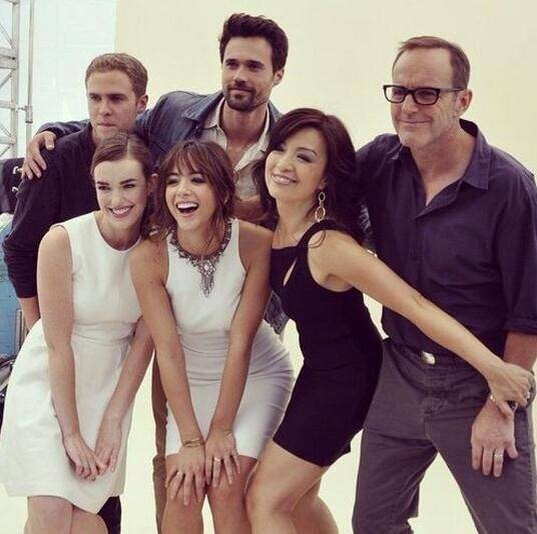
//> input picture faceDectect/1.jpeg, 537 x 534 px, given in place of the camera
$ ./main   (built with g++ and OpenCV 4)
//> lines starting //> are read from the running program, lines starting //| are printed output that depends on the picture; after the words box and inside, x2 and y2 are one past the last pixel; in counts of white or black regions, pixels touching at a corner belong together
//> further down, videoFrame is the input picture: 534 rows x 537 cols, CV_8UC3; mean B, G, R 119.9, 122, 144.1
#include<opencv2\highgui\highgui.hpp>
#include<opencv2\imgproc\imgproc.hpp>
#include<opencv2\objdetect\objdetect.hpp>
#include<stdio.h>
#include<vector>

using namespace std;
using namespace cv;

CascadeClassifier faceCascade ;//创建一个关于人脸的级联分类器
CascadeClassifier eyeCascade;//创建一个关于眼睛的级联分类器
CascadeClassifier mouthCascade;//创建一个关于嘴巴的级联分类器
CascadeClassifier noseCascade;//创建一个关于鼻子的级联分类器

String faceCascadeName = "haarcascade_frontalface_alt.xml";//人脸的训练数据
String eyeCascadeName = "haarcascade_eye_tree_eyeglasses.xml";//眼睛的训练数据
String mouthCascadeName = "haarcascade_mcs_mouth.xml";//嘴巴的训练数据
String noseCascadeName = "haarcascade_mcs_nose.xml";//鼻子的训练数据
String windowName = "Face Dectect by chanweiwei";//窗口名称

void detectAndShow(Mat pic)
{
	vector<Rect> faces;
	Mat pic_gray;
	double timeCount;

	//RGB->灰度图
	cvtColor(pic, pic_gray, CV_RGB2GRAY);
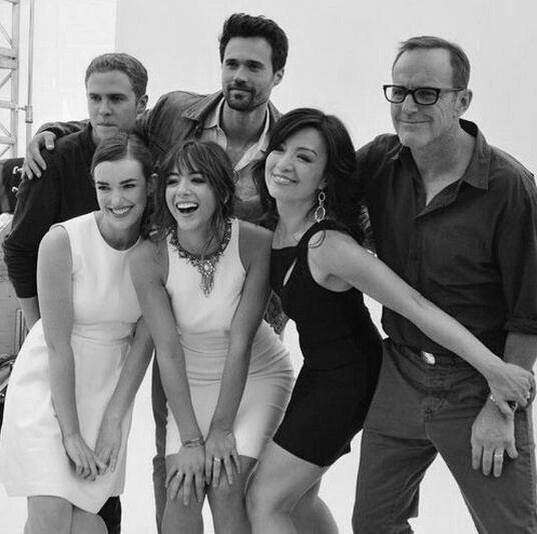
//> pic_gray: 534 rows x 537 cols, CV_8UC1; min 1, max 255, mean 123.9
	//直方图均衡化，可以将比较淡的图像变换为比较深的图像（即增强图像的亮度及对比度）。
	//数学原理:一个分布（输入的亮度直方图）被映射到另一个分布（一个更宽，理想统一的亮度值分布）
	//映射函数是一个累积分布函数
	equalizeHist(pic_gray, pic_gray);

	timeCount = (double)cvGetTickCount();//用来计算检测人脸算法执行的时间

	//多尺寸检测人脸
	faceCascade.detectMultiScale(
		pic_gray, //Matrix of the type CV_8U containing an image where objects are detected
		faces,//Vector of rectangles where each rectangle contains the detected object（检测到的人脸目标序列）
		1.1,//Parameter specifying how much the image size is reduced at each image scale.
		3,//Parameter specifying how many neighbors each candiate rectangle should have to retain it.
		0
		|CV_HAAR_SCALE_IMAGE,
		// |CV_HAAR_FIND_BIGGEST_OBJECT,
		// |CV_HAAR_DO_ROUGH_SEARCH,
		// | CV_HAAR_DO_CANNY_PRUNING,
		Size(70, 70)//Minimum possible object size. Objects smaller than that are ignored.
		//Size(300, 300)
		);
//> faces = 3 Rects (x, y, width, height): [202, 32, 82, 82], [146, 149, 81, 81], [79, 156, 76, 76]

	timeCount = (double)cvGetTickCount() - timeCount;
	printf("\n detection time = %g ms\n", timeCount / ((double)cvGetTickFrequency()*1000));//打印时间

	for (int i = 0; i < faces.size(); i++)
	{
		Point center(faces[i].x + faces[i].width*0.5, faces[i].y + faces[i].height*0.5);
		ellipse(
			pic,
			center,//Center of the ellipse
			Size(faces[i].width*0.4, faces[i].height*0.6),//Length of the ellipse axes.
			0, //Ellipse rotation angle in degrees
			0, // Starting angle of the elliptic arc in degrees
			360, //Ending angle of the elliptic arc in degrees
			Scalar(rand() & 255, rand() & 255, rand() & 255), //Ellipse color
			4, //Thickness of the ellipse arc outline, if positive. Otherwise, this indicates that a filled ellipse sector is to be drawn.
			4, //Type of the ellipse boundary.See the line() description.
			0);

		//检测到的人脸是我们的感兴趣(ROI)区域
		//builds matrix from std::vector with or without copying the data
		//template<typename _Tp> explicit Mat(const vector<_Tp>& vec, bool copyData = false);
		Mat faceROI = pic_gray(faces[i]);
		vector<Rect> eyes;//对象eyes中的Rect::x,Rect::y是相对faceROI的位置
		vector<Rect> mouth;
		vector<Rect> nose;

		//在每张检测到的人脸上检测双眼
		eyeCascade.detectMultiScale(faceROI, eyes, 1.1, 2, 0 | CV_HAAR_SCALE_IMAGE, Size(2, 2));
		//mouthCascade.detectMultiScale(faceROI, mouth, 1.1, 3, 0 | CV_HAAR_SCALE_IMAGE, Size(3, 3));
		noseCascade.detectMultiScale(faceROI, nose, 1.1, 3, 0 | CV_HAAR_SCALE_IMAGE, Size(2, 2));
		//对眼睛标记
		for (int j = 0; j < eyes.size(); j++)
		{
			Point center(faces[i].x + eyes[j].x + eyes[j].width*0.5, faces[i].y + eyes[j].y + eyes[j].height*0.5);
			//ellipse(pic, center, Size(eyes[j].width*0.5, eyes[j].height*0.5), 0, 0, 360, Scalar(rand() & 255, rand() & 255, rand() & 255), 2, 4, 0);
			int radius = cvRound((eyes[j].width + eyes[j].height)*0.2);//function:Rounds floating-point number to the nearest integer
			circle(pic,center, radius, Scalar(255, 255, 0), 1, 8, 0);
		}
		// [7 lines of commented-out code are left out]
		for (int z = 0; z < nose.size(); z++)
		{
			Point center(faces[i].x + nose[z].x + nose[z].width*0.5, faces[i].y + nose[z].y + nose[z].height*0.3);
			ellipse(pic, center, Size(nose[z].height*0.3, nose[z].width*0.5), 0, 0, 360, Scalar(0, 255, 0), 1, 8, 0);
		}
	}
//> this loop made 3 passes
//> (center, nose) on passes 1, 3: (Point(243, 73), 1 Rect (x, y, width, height): [18, 9, 42, 34]), (Point(117, 194), 1 Rect (x, y, width, height): [24, 38, 26, 21])
//> center on pass 2: Point(186, 189)
//> pass 1, in detectAndShow, `Mat faceROI = pic_gray(faces[i]);`:
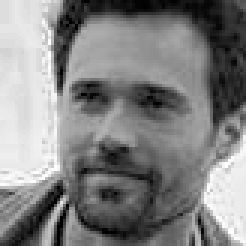
//> faceROI: 82 rows x 82 cols, CV_8UC1 (shown 3 times larger); min 0, max 255, mean 129.6
//> pass 2, in detectAndShow, `Mat faceROI = pic_gray(faces[i]);`:
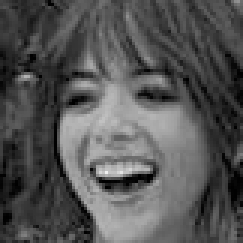
//> faceROI: 81 rows x 81 cols, CV_8UC1 (shown 3 times larger); min 0, max 240, mean 84
//> pass 3, in detectAndShow, `Mat faceROI = pic_gray(faces[i]);`:
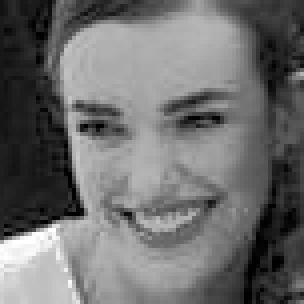
//> faceROI: 76 rows x 76 cols, CV_8UC1 (shown 4 times larger); min 0, max 255, mean 109.4
//> after the loop:
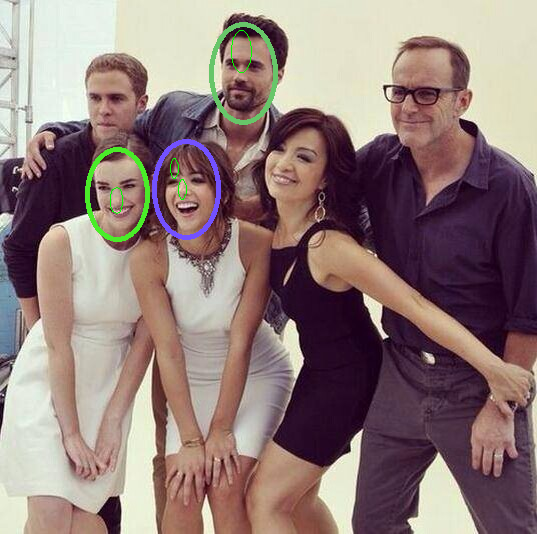
//> pic: 534 rows x 537 cols, CV_8UC3; 1.39% of pixels changed, all inside (x1, y1, x2, y2) = (85, 22, 278, 242)
	namedWindow(windowName,CV_WINDOW_NORMAL);
	imshow(windowName, pic);
}


int main(int argc, int** argv)
{
	Mat videoFrame;
	VideoCapture videoCapture;
	double detectTime=0.0;

	if ((!faceCascade.load(faceCascadeName))
		|| (!eyeCascade.load(eyeCascadeName))
		|| (!mouthCascade.load(mouthCascadeName))
		|| (!noseCascade.load(noseCascadeName))
		)
	{
		printf("there is something wrong in loading cascade file: *.xml");
		return -2;
	}
	// [19 lines of commented-out code are left out]
	printf("\n\t\t\t【FACE DETECT BY ischan】\n");
	printf("\n\t  if want to cancel this test,press 【ESC】 on the keyboard\n");
	printf("\n\t\t\t All rights reserved by ischan");

	videoCapture.open(0);
	if (!videoCapture.isOpened())
	{
		printf("can't open video device!");
	}

	while (videoCapture.read(videoFrame))
	{
		if (videoFrame.empty())
		{
			printf("can't capture frame correctly");
			break;
		}
		detectAndShow(videoFrame);

		int key = waitKey(5);
//> the Esc key is pressed
		if ((char)key == 27) { break; }//ESC的ASCII码为27
	}

	//========================================================================

	return 0;
}

$ run again, on faceDectect/2.jpeg
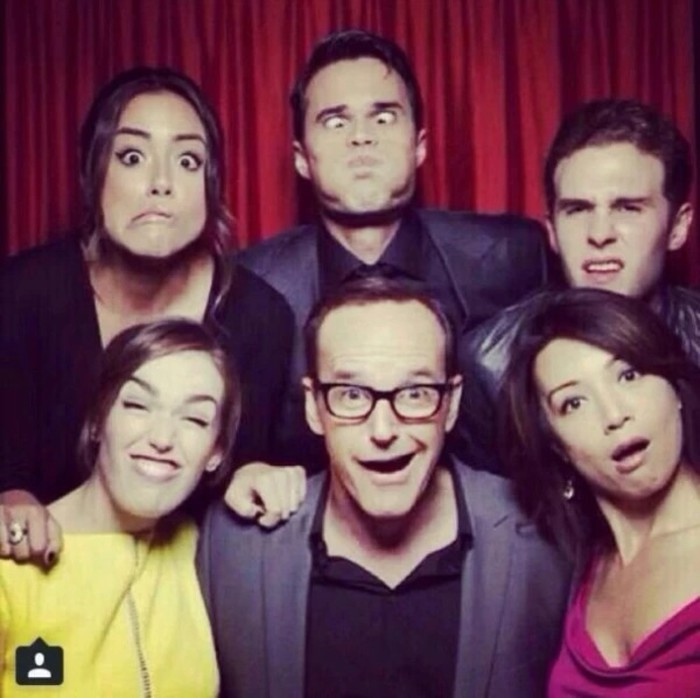
//> input picture faceDectect/2.jpeg, 700 x 698 px, given in place of the camera
//> videoFrame is the input picture: 698 rows x 700 cols, CV_8UC3; mean B, G, R 83.6, 73.4, 113.5
//> faces = 5 Rects (x, y, width, height): [298, 67, 126, 126], [535, 156, 135, 135], [89, 101, 142, 142], [93, 354, 144, 144], [287, 321, 191, 191]
//> the loop in detectAndShow, `for (int i = 0; i < faces.size(); i++)` made 5 passes
//> (center, nose) on passes 3 to 5: (Point(160, 172), 1 Rect (x, y, width, height): [53, 71, 37, 31]), (Point(165, 426), 1 Rect (x, y, width, height): [48, 72, 40, 33]), (Point(382, 416), 1 Rect (x, y, width, height): [73, 99, 43, 36])
//> pass 1, in detectAndShow, `Mat faceROI = pic_gray(faces[i]);`:
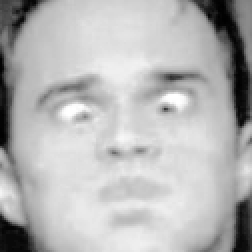
//> faceROI: 126 rows x 126 cols, CV_8UC1 (shown 2 times larger); min 0, max 255, mean 181.3
//> after the loop in detectAndShow, `for (int i = 0; i < faces.size(); i++)`:
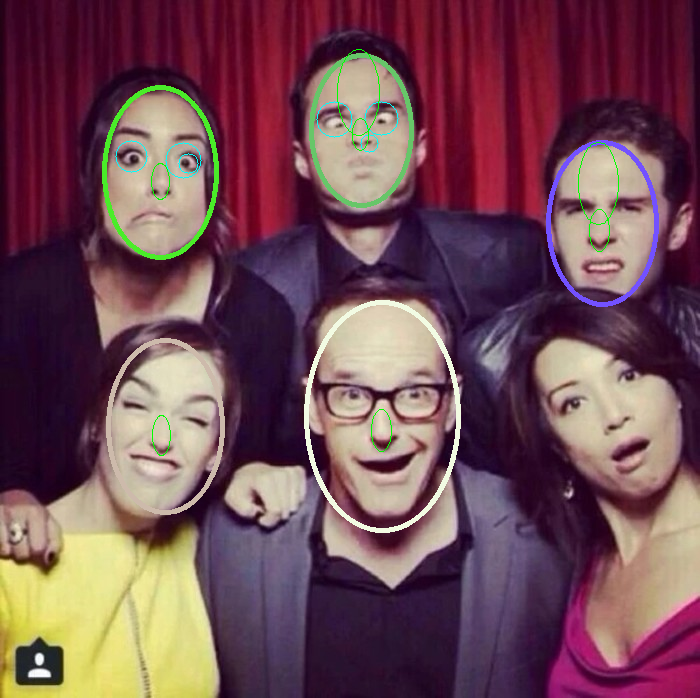
//> pic: 698 rows x 700 cols, CV_8UC3; 2.63% of pixels changed, all inside (x1, y1, x2, y2) = (102, 49, 659, 533)

$ run again, on faceDectect/106.jpg
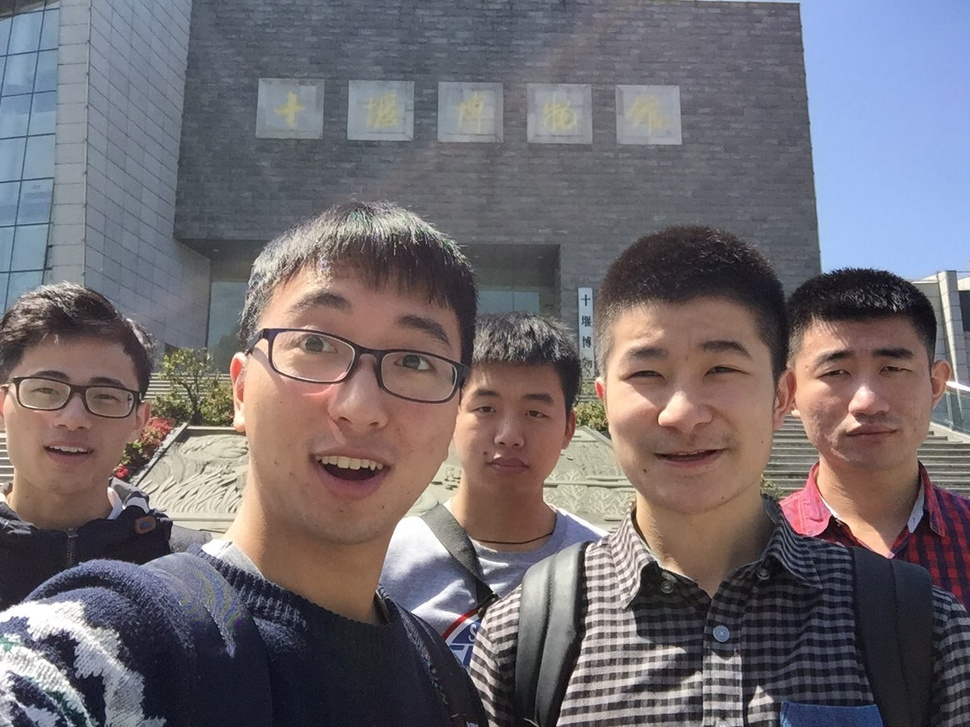
//> input picture faceDectect/106.jpg, 970 x 727 px, shrunk from 1280 x 960 before the run, given in place of the camera
//> videoFrame is the input picture: 727 rows x 970 cols, CV_8UC3; mean B, G, R 111.9, 107.2, 113.3
//> faces = 4 Rects (x, y, width, height): [448, 363, 124, 124], [9, 340, 135, 135], [780, 307, 165, 165], [573, 287, 218, 218]
//> the loop in detectAndShow, `for (int i = 0; i < faces.size(); i++)` made 4 passes
//> (center, nose) on passes 1 to 4: (Point(510, 425), 1 Rect (x, y, width, height): [38, 59, 44, 37]), (Point(76, 407), 1 Rect (x, y, width, height): [42, 69, 41, 34]), (Point(862, 389), 1 Rect (x, y, width, height): [61, 82, 52, 44]), (Point(682, 396), 1 Rect (x, y, width, height): [76, 110, 59, 49])
//> pass 1, in detectAndShow, `Mat faceROI = pic_gray(faces[i]);`:
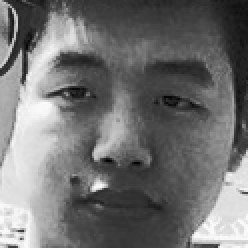
//> faceROI: 124 rows x 124 cols, CV_8UC1 (shown 2 times larger); min 2, max 252, mean 113.5
//> after the loop in detectAndShow, `for (int i = 0; i < faces.size(); i++)`:
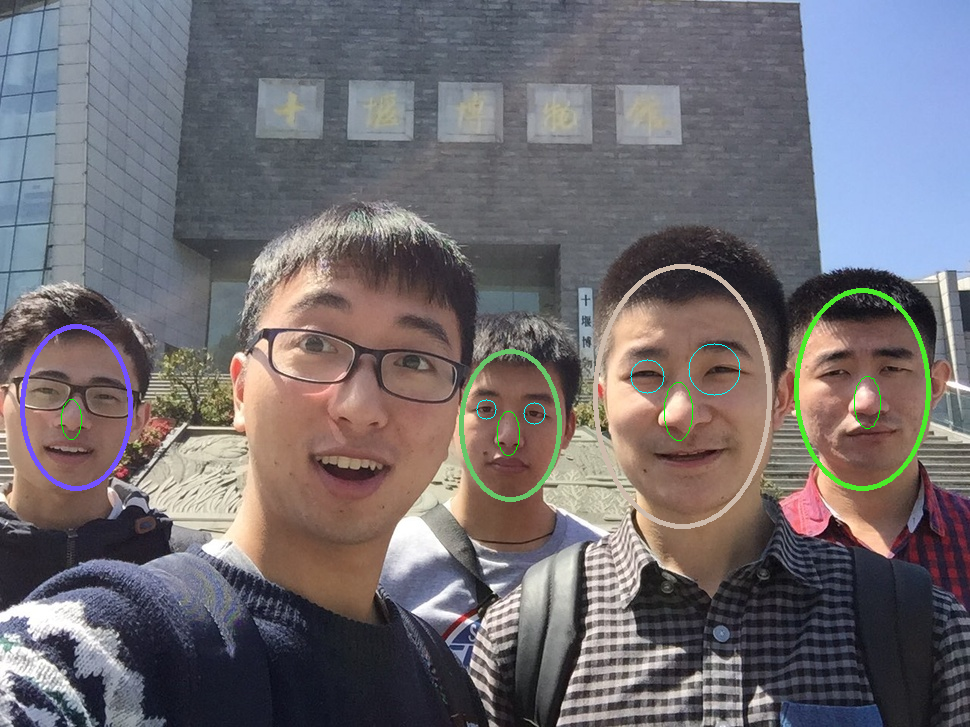
//> pic: 727 rows x 970 cols, CV_8UC3; 1.53% of pixels changed, all inside (x1, y1, x2, y2) = (20, 264, 931, 529)

$ run again, on faceDectect/bingbing.jpg
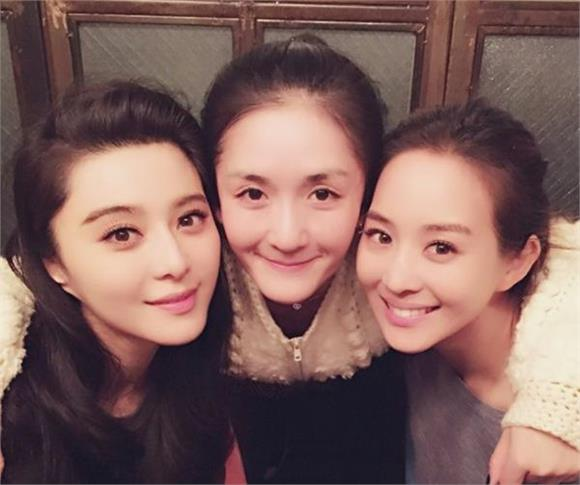
//> input picture faceDectect/bingbing.jpg, 580 x 485 px, given in place of the camera
//> videoFrame is the input picture: 485 rows x 580 cols, CV_8UC3; mean B, G, R 92.9, 96.6, 128.2
//> faces = 3 Rects (x, y, width, height): [198, 124, 180, 180], [333, 175, 170, 170], [55, 153, 195, 195]
//> the loop in detectAndShow, `for (int i = 0; i < faces.size(); i++)` made 3 passes
//> (center, nose) on passes 1 to 3: (Point(288, 214), 1 Rect (x, y, width, height): [62, 98, 52, 43]), (Point(418, 260), 1 Rect (x, y, width, height): [39, 94, 47, 39]), (Point(152, 250), 1 Rect (x, y, width, height): [94, 96, 48, 40])
//> pass 1, in detectAndShow, `Mat faceROI = pic_gray(faces[i]);`:
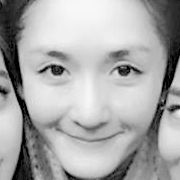
//> faceROI: 180 rows x 180 cols, CV_8UC1; min 0, max 247, mean 168.4
//> after the loop in detectAndShow, `for (int i = 0; i < faces.size(); i++)`:
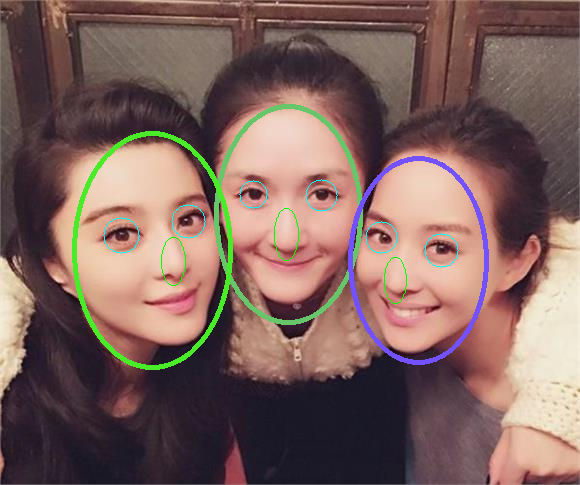
//> pic: 485 rows x 580 cols, CV_8UC3; 3.28% of pixels changed, all inside (x1, y1, x2, y2) = (72, 104, 489, 370)
